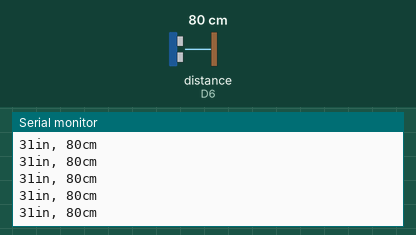
A sketch run on a simulated ESP8266 (NodeMCU). On the bench: the last lines printed to the serial monitor. Wiring (inferred from the names in the program): ultrasonic range finder: trigger D5; echo D6. Inputs (shaded band) come from the test bench; at power-on: distance to the obstacle (sensor on D6) 80 cm. The echo pulse lasts 58.3 µs per cm.

Above: at 1.2 s.
1.3 s: distance to the obstacle (sensor on D6) set to 2 cm
At 1.37 s:
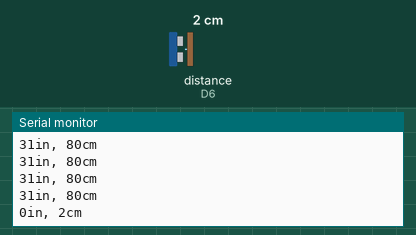
2.8 s: distance to the obstacle (sensor on D6) set to 4 cm
At 2.88 s:
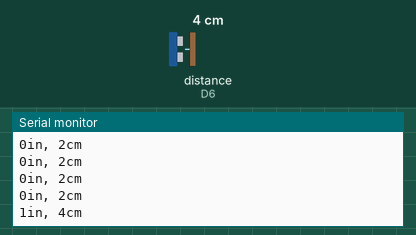
Timing chart, 0 to 5.8 s (numbered marks = the images above; inputs shaded):
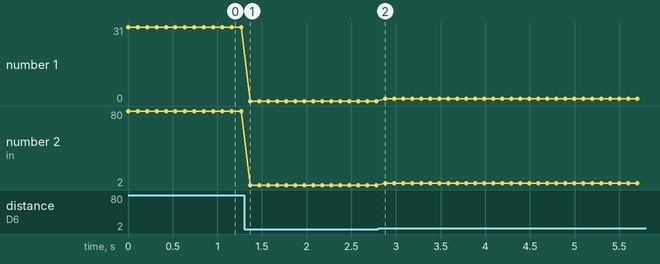

Measured:
- after the input at 1.3 s, the serial monitor: prints a new line after 0.07 s (image 1)
- after the input at 2.8 s, the serial monitor: prints a new line after 0.08 s (image 2)
- plotted number 1: 31 → 0 after the input at 1.3 s, 0 → 1 after the input at 2.8 s
- plotted number 2: 80 → 2 after the input at 1.3 s, 2 → 4 after the input at 2.8 s

The sketch:

ultrasonic_Sensor.ino
```cpp
const int TrigerPin = D5;
const int EchoPin = D6;

void setup() {
  // initialize serial communication:
  Serial.begin(9600);
}

void loop() {
  // establish variables for duration of the ping, and the distance result
  // in inches and centimeters:
  long duration, inches, cm;

  // The PING))) is triggered by a HIGH pulse of 2 or more microseconds.
  // Give a short LOW pulse beforehand to ensure a clean HIGH pulse:
  pinMode(TrigerPin, OUTPUT);
  digitalWrite(TrigerPin, LOW);
  delayMicroseconds(2);
  digitalWrite(TrigerPin, HIGH);
  delayMicroseconds(5);
  digitalWrite(TrigerPin, LOW);

  // The same pin is used to read the signal from the PING))): a HIGH pulse
  // whose duration is the time (in microseconds) from the sending of the ping
  // to the reception of its echo off of an object.
  pinMode(EchoPin, INPUT);
  duration = pulseIn(EchoPin, HIGH);

  // convert the time into a distance
  inches = microsecondsToInches(duration);
  cm = microsecondsToCentimeters(duration);

  Serial.print(inches);
  Serial.print("in, ");
  Serial.print(cm);
  Serial.print("cm");
  Serial.println();
  delay(100);
}

long microsecondsToInches(long microseconds) {
  // According to Parallax's datasheet for the PING))), there are 73.746
  // microseconds per inch (i.e. sound travels at 1130 feet per second).
  // This gives the distance travelled by the ping, outbound and return,
  // so we divide by 2 to get the distance of the obstacle.
  // See: http://www.parallax.com/dl/docs/prod/acc/28015-PING-v1.3.pdf
  return microseconds / 74 / 2;
}

long microsecondsToCentimeters(long microseconds) {
  // The speed of sound is 340 m/s or 29 microseconds per centimeter.
  // The ping travels out and back, so to find the distance of the object we
  // take half of the distance travelled.
  return microseconds / 29 / 2;
}
```
